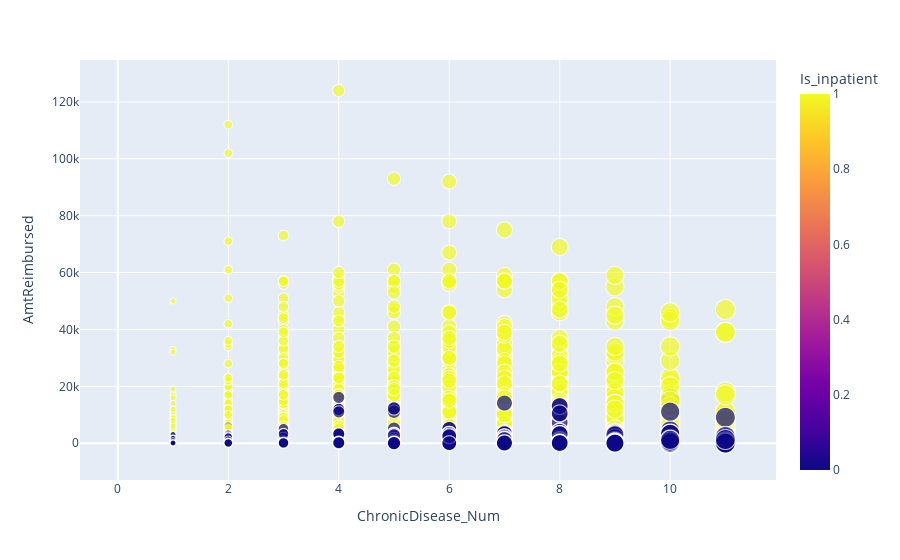

The notebook cell saved with this chart:
### Code cell
real[['AmtReimbursed','ChronicDisease_Num',
    'Is_inpatient']].plot.scatter(
    x='ChronicDisease_Num', y='AmtReimbursed',
    size='ChronicDisease_Num', color='Is_inpatient')

### Figure 1 — Plotly figure (JSON) as saved in the notebook; plotly's stock layout.template omitted (floating-point values rounded to 4 significant figures; data arrays with more than 128 entries replaced by an {"elided": "..."} marker saying what was removed)
{"data": [{"hovertemplate": "ChronicDisease_Num=%{marker.size}<br>AmtReimbursed=%{y}<br>Is_inpatient=%{marker.color}<extra></extra>", "legendgroup": "", "marker": {"color": {"elided": "28732 int values"}, "coloraxis": "coloraxis", "size": {"elided": "28732 int values"}, "sizemode": "area", "sizeref": 0.0275, "symbol": "circle"}, "mode": "markers", "name": "", "showlegend": false, "type": "scattergl", "x": {"elided": "28732 int values"}, "xaxis": "x", "y": {"elided": "28732 int values"}, "yaxis": "y"}], "layout": {"coloraxis": {"colorbar": {"title": {"text": "Is_inpatient"}}, "colorscale": [[0, "#0d0887"], [0.1111, "#46039f"], [0.2222, "#7201a8"], [0.3333, "#9c179e"], [0.4444, "#bd3786"], [0.5556, "#d8576b"], [0.6667, "#ed7953"], [0.7778, "#fb9f3a"], [0.8889, "#fdca26"], [1, "#f0f921"]]}, "legend": {"itemsizing": "constant", "tracegroupgap": 0}, "margin": {"t": 60}, "xaxis": {"anchor": "y", "domain": [0, 1], "title": {"text": "ChronicDisease_Num"}}, "yaxis": {"anchor": "x", "domain": [0, 1], "title": {"text": "AmtReimbursed"}}}}
